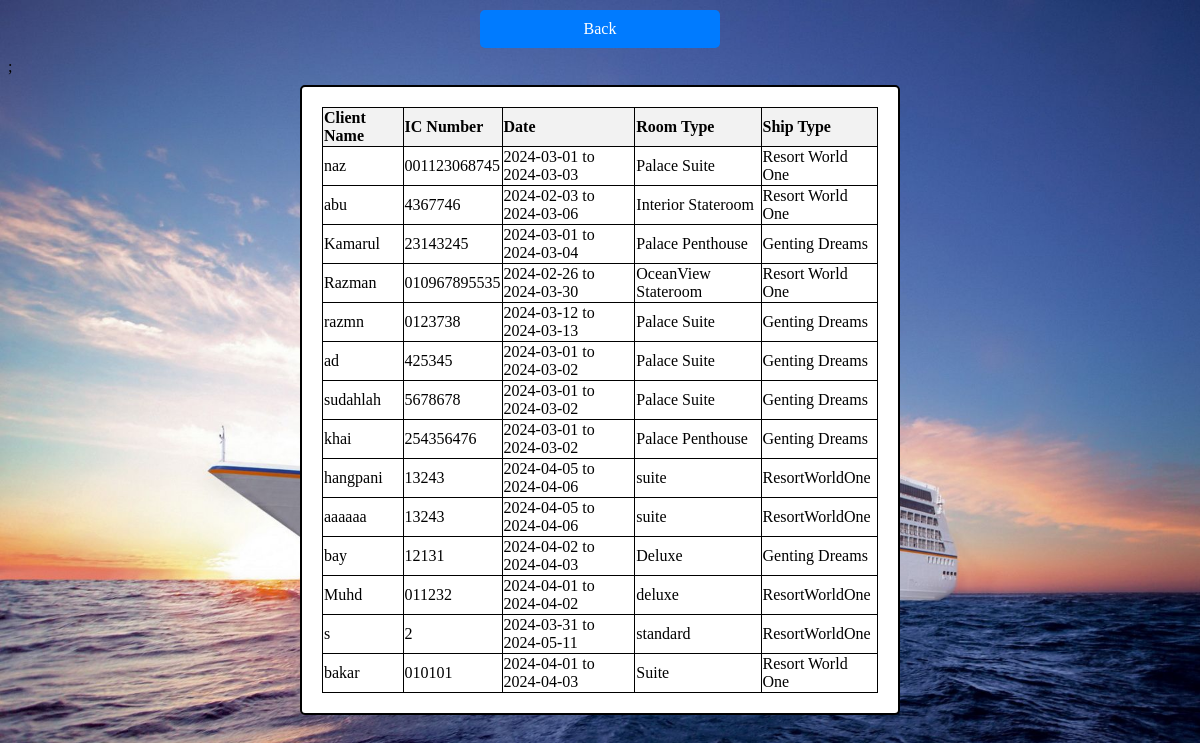
Screenshot of /cruise2a/src/main/webapp/view_logs2.php with the database file from the repository.
### tables this page shows
CREATE TABLE `client` (
  `id` int(254) NOT NULL,
  `Name` varchar(500) NOT NULL,
  `IC_Number` varchar(50) NOT NULL,
  `Email` varchar(200) NOT NULL,
  `Date` varchar(50) NOT NULL,
  `Room_Type` varchar(50) NOT NULL,
  `Ship_Type` varchar(50) NOT NULL
);

### cruise2a/src/main/webapp/view_logs2.php (the view, shortened to what this page needs)
<?php
$servername = "localhost";
$username = "root";
$password = "";
$dbname = "cruisereservation";
$port = "3307";
$conn = new mysqli($servername, $username, $password, $dbname, $port);
$sql = "SELECT * FROM client";
$result = $conn->query($sql);
?>
<!DOCTYPE html>
<html lang="en">
<head>
</head>
<body style="background-image: url('img/69a578808ffbf5d351b79cc83a0025c7.jpg'); background-size: cover; background-repeat: no-repeat; background-attachment: fixed;">
<div class="popup">
    <table>
        <tr>
            <th>Client Name</th>
            <th>IC Number</th>
            <th>Date</th>
            <th>Room Type</th>
            <th>Ship Type</th>
        </tr>
        <?php
        if ($result->num_rows > 0) {
            while($row = $result->fetch_assoc()) {
                echo "<tr><td>".$row["Name"]."</td><td>".$row["IC_Number"]."</td><td>".$row["Date"]."</td><td>".$row["Room_Type"]."</td><td>".$row["Ship_Type"]."</td></tr>";
            }
        } else {
            echo "<tr><td colspan='5'>No records found</td></tr>";
        }
        ?>
    </table>
</div>
<a href="staff.jsp" class="button">Back</a>;
</body>
</html>

### cruise2a/src/main/webapp/view_logs2.php (style rules this page uses)
.popup { position: fixed; top: 50%; left: 50%; transform: translate(-50%, -50%); background-color:#FFF; padding: 20px; border: 2px solid black; border-radius: 5px; }
table { border-collapse: collapse; }
th, td { border: 1px solid black; text-align: left; }
th { background-color: #f2f2f2; }
.button { display: block; width: 200px; margin: 10px auto; padding: 10px 20px; background-color: #007bff; color: white; text-align: center; text-decoration: none; border-radius: 5px; }

### rows the page displays
client: Name "naz", IC_Number "001123068745", Date "2024-03-01 to 2024-03-03", Room_Type "Palace Suite", Ship_Type "Resort World One"
client: Name "abu", IC_Number "4367746", Date "2024-02-03 to 2024-03-06", Room_Type "Interior Stateroom", Ship_Type "Resort World One"
client: Name "Kamarul", IC_Number "23143245", Date "2024-03-01 to 2024-03-04", Room_Type "Palace Penthouse", Ship_Type "Genting Dreams"
client: Name "Razman", IC_Number "010967895535", Date "2024-02-26 to 2024-03-30", Room_Type "OceanView Stateroom", Ship_Type "Resort World One"
client: Name "razmn", IC_Number "0123738", Date "2024-03-12 to 2024-03-13", Room_Type "Palace Suite", Ship_Type "Genting Dreams"
client: Name "ad", IC_Number "425345", Date "2024-03-01 to 2024-03-02", Room_Type "Palace Suite", Ship_Type "Genting Dreams"
client: Name "sudahlah", IC_Number "5678678", Date "2024-03-01 to 2024-03-02", Room_Type "Palace Suite", Ship_Type "Genting Dreams"
client: Name "khai", IC_Number "254356476", Date "2024-03-01 to 2024-03-02", Room_Type "Palace Penthouse", Ship_Type "Genting Dreams"
client: Name "hangpani", IC_Number "13243", Date "2024-04-05 to 2024-04-06", Room_Type "suite", Ship_Type "ResortWorldOne"
client: Name "aaaaaa", IC_Number "13243", Date "2024-04-05 to 2024-04-06", Room_Type "suite", Ship_Type "ResortWorldOne"
client: Name "bay", IC_Number "12131", Date "2024-04-02 to 2024-04-03", Room_Type "Deluxe", Ship_Type "Genting Dreams"
client: Name "Muhd", IC_Number "011232", Date "2024-04-01 to 2024-04-02", Room_Type "deluxe", Ship_Type "ResortWorldOne"
client: Name "s", IC_Number "2", Date "2024-03-31 to 2024-05-11", Room_Type "standard", Ship_Type "ResortWorldOne"
client: Name "bakar", IC_Number "010101", Date "2024-04-01 to 2024-04-03", Room_Type "Suite", Ship_Type "Resort World One"
